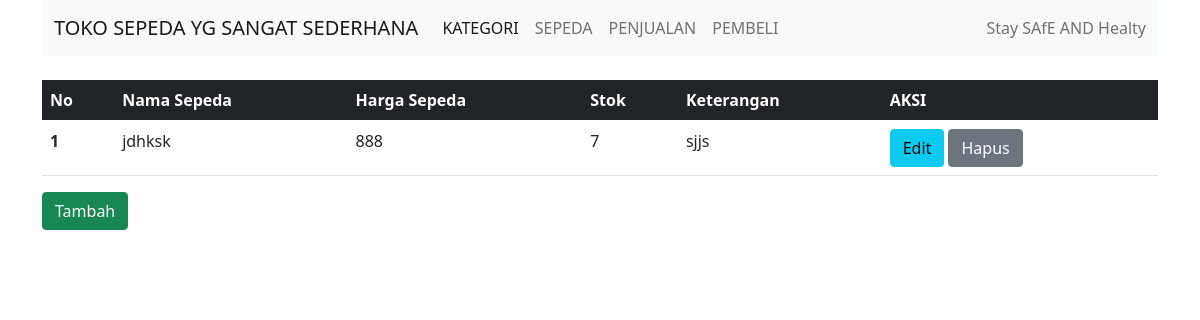
Before: / with the older database file.
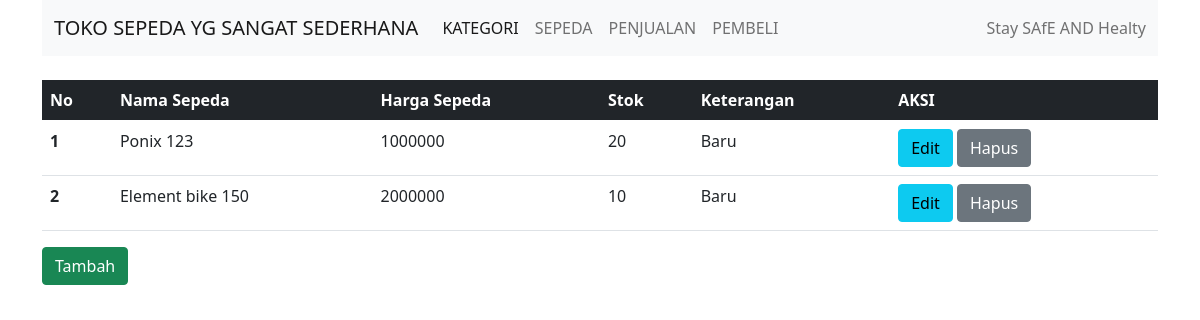
After: the same page with the newer database file.
### tables this page shows
CREATE TABLE `barang` (
  `barang_id` int(11) NOT NULL,
  `nama_barang` varchar(100) NOT NULL,
  `harga_barang` int(15) NOT NULL,
  `stok` int(11) NOT NULL,
  `keterangan` text NOT NULL
);

### application/controllers/Barang.php (called while the page is built, shortened)
<?php
class Barang extends CI_Controller
{
	public function __construct()
	{
		$this->load->helper('url');
		$this->load->model('BarangModel');
	}
	public function index()
	{
		$data['allbarang'] = $this->BarangModel->get_all_data_barang();
		$data['title'] = "Daftar Barang";
		$this->load->view('templates/header',$data);
		$this->load->view('barang/index', $data);
		$this->load->view('templates/footer');
	}
}

### index.php (called while the page is built, shortened)
<?php
require_once BASEPATH.'core/CodeIgniter.php';

### application/models/BarangModel.php (called while the page is built, shortened)
<?php
class BarangModel extends CI_Model {
    public function get_all_data_barang()
    {
            $query = "SELECT * FROM barang";
            return $this->db->query($query)->result_array();
    }
}

### application/views/barang/index.php (the view)
<div class="row mt-4">
  <div class="col-12">
    <table class="table">
      <thead class="table-dark">
        <tr>
          <th>No</th>
          <th>Nama Sepeda</th>
          <th>Harga Sepeda</th>
          <th>Stok </th>
          <th>Keterangan</th>
          <th>AKSI</th>
        </tr>
      </thead>
      <tbody>
        <?php
        foreach ($allbarang as $no => $ab) {
        ?>
          <tr>
            <th scope="row"><?= $no + 1 ?></th>
            <td><?= $ab['nama_barang']; ?></td>
            <td><?= $ab['harga_barang']; ?></td>
            <td><?= $ab['stok']; ?></td>
            <td><?= $ab['keterangan']; ?></td>
            <td>
              <a href="<?= base_url('barang/edit/' . $ab['barang_id']) ?>" class=" btn btn-info">Edit</a>
              <a href="<?= base_url('barang/hapus/' . $ab['barang_id']) ?>" class="btn btn-secondary">Hapus</a>
            </td>
          </tr>
        <?php } ?>
      </tbody>
    </table>
    <a href="<?= base_url('barang/create') ?>" class="btn btn-success">Tambah</a>
  </div>
</div>

### application/views/templates/header.php (shortened to what this page needs)
<!doctype html>
<html lang="en">
<head>
 <link href="https://cdn.jsdelivr.net/npm/bootstrap@5.0.2/dist/css/bootstrap.min.css" rel="stylesheet">
</head>
<body>
 <div class="container">
  <nav class="navbar navbar-expand-lg navbar-light bg-light">
   <div class="container-fluid">
    <a class="navbar-brand" href="<?= base_url('pelanggan') ?>">TOKO SEPEDA YG SANGAT SEDERHANA</a>
    <div class="collapse navbar-collapse" id="navbarText">
     <ul class="navbar-nav me-auto mb-2 mb-lg-0">
      <li class="nav-item">
       <a class="nav-link active" aria-current="page" href="<?= base_url('Kategori') ?>">KATEGORI</a>
      </li>
      <li class="nav-item">
       <a class="nav-link" href="<?= base_url('barang') ?>">SEPEDA</a>
      </li>
      <li class="nav-item">
       <a class="nav-link" href="<?= base_url('penjualan') ?>">PENJUALAN</a>
      </li>
      <li class="nav-item">
       <a class="nav-link" href="<?= base_url('Pelanggan') ?>">PEMBELI</a>
      </li>
     </ul>
     <span class="navbar-text">
      Stay SAfE AND Healty
     </span>
    </div>
   </div>
  </nav>

### application/views/templates/footer.php (shortened to what this page needs)
</div>
</body>
</html>

Changed rows visible on the page:
removed barang: nama_barang "jdhksk", harga_barang "888", stok "7", keterangan "sjjs"
added barang: nama_barang "Ponix 123", harga_barang "1000000", stok "20", keterangan "Baru"
added barang: nama_barang "Element bike 150", harga_barang "2000000", stok "10", keterangan "Baru"
